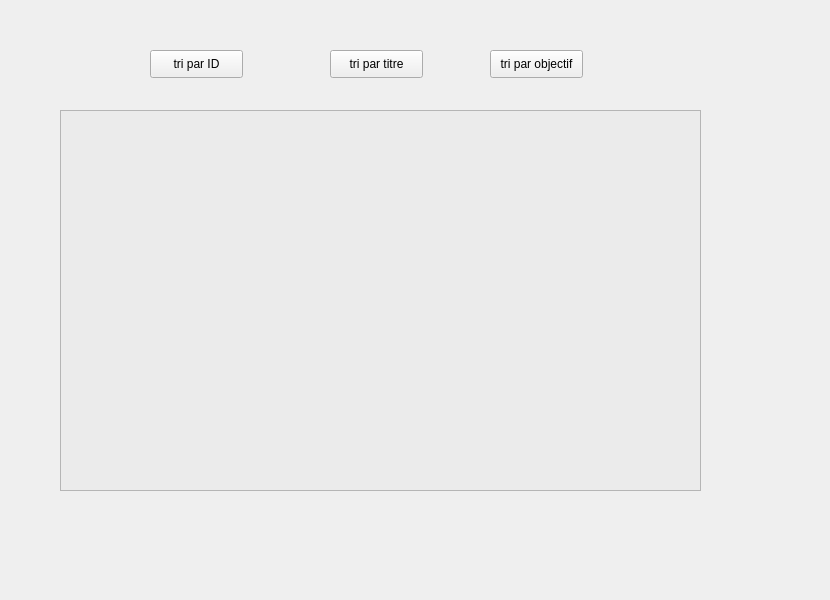
      <widget class="QWidget" name="message">
       <attribute name="title">
        <string>tri</string>
       </attribute>
       <widget class="QPushButton" name="tri_2">
        <property name="geometry">
         <rect>
          <x>150</x>
          <y>50</y>
          <width>93</width>
          <height>28</height>
         </rect>
        </property>
        <property name="text">
         <string>tri par ID</string>
        </property>
       </widget>
       <widget class="QPushButton" name="tri_3">
        <property name="geometry">
         <rect>
          <x>330</x>
          <y>50</y>
          <width>93</width>
          <height>28</height>
         </rect>
        </property>
        <property name="text">
         <string>tri par titre</string>
        </property>
       </widget>
       <widget class="QPushButton" name="tri_4">
        <property name="geometry">
         <rect>
          <x>490</x>
          <y>50</y>
          <width>93</width>
          <height>28</height>
         </rect>
        </property>
        <property name="text">
         <string>tri par objectif</string>
        </property>
       </widget>
       <widget class="QLabel" name="label_152">
        <property name="geometry">
         <rect>
          <x>-10</x>
          <y>-10</y>
          <width>821</width>
          <height>591</height>
         </rect>
        </property>
        <property name="text">
         <string/>
        </property>
        <property name="pixmap">
         <pixmap>../../palette.jpg</pixmap>
        </property>
        <property name="scaledContents">
         <bool>true</bool>
        </property>
       </widget>
       <widget class="QTableView" name="tab_rapport_2">
        <property name="geometry">
         <rect>
          <x>60</x>
          <y>110</y>
          <width>641</width>
          <height>381</height>
         </rect>
        </property>
        <property name="styleSheet">
         <string notr="true">background-color: rgb(235, 235, 235);</string>
        </property>
       </widget>
       <zorder>label_152</zorder>
       <zorder>tri_2</zorder>
       <zorder>tri_3</zorder>
       <zorder>tri_4</zorder>
       <zorder>tab_rapport_2</zorder>
      </widget>
